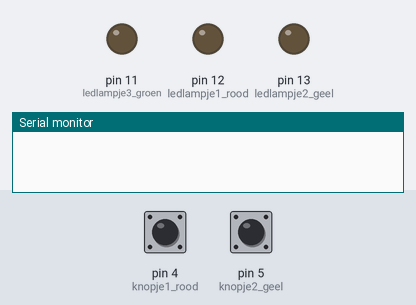
The sketch below on a simulated Arduino Uno, built with avr-gcc and run on an emulated ATmega328P. On the bench: output pins drawn as LEDs (lit = HIGH), the last lines printed to the serial monitor. The test bench sets the inputs (shaded band); at power-on: pin 4 (knopje1_rood) LOW, pin 5 (knopje2_geel) LOW. Random numbers use the default seed unless the sketch sets one.

Above: at 1.2 s.
1.3 s: pin 4 (knopje1_rood) pulled HIGH for 0.15 s
At 2.5 s:
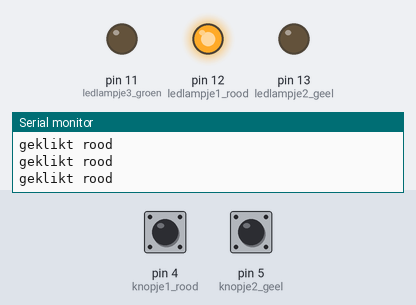
2.9 s: pin 5 (knopje2_geel) pulled HIGH for 0.15 s
At 3.9 s:
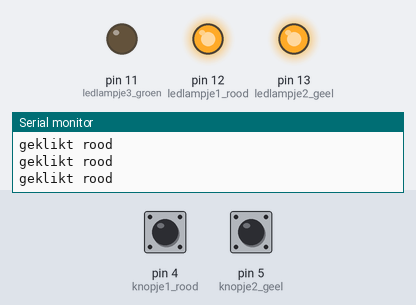
Timing chart, 0 to 5.9 s (numbered marks = the images above; inputs shaded):
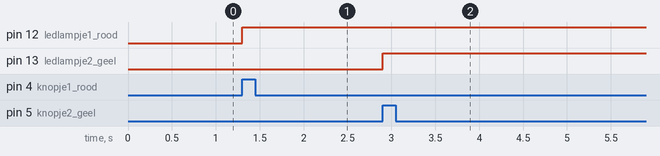

The sketch:

code.ino
```cpp
//Leds van lampje
const int ledlampje1_rood = 12;
const int ledlampje2_geel = 13;
const int ledlampje3_groen = 11;
//Leds knopje
const int knopje1_rood = 4;
const int knopje2_geel = 5;
const int knopje3_groen = 6;
//variablen om te kijken als het knopje geklikt is
int geklikt_rood = 0;
int geklikt_geel = 0;

int randomnummer;


void setup() {
  Serial.begin(9600);
  //Initialiseer de lampjes
  pinMode(ledlampje1_rood, OUTPUT);
  pinMode(ledlampje2_geel, OUTPUT);
  pinMode(ledlampje3_groen, OUTPUT);
  //initialiseer de knoppen
  pinMode(knopje1_rood,INPUT);
  randomSeed(analogRead(0));

}

void loop() {
  randomnummer = random(1,4);
  int nummers[] = {randomnummer};
  geklikt_rood = digitalRead(knopje1_rood);
  geklikt_geel = digitalRead(knopje2_geel);


  if (geklikt_rood == HIGH) {
     digitalWrite(ledlampje1_rood,HIGH);
     Serial.println("geklikt rood");
  } else if(geklikt_geel == HIGH) {
    digitalWrite(ledlampje2_geel, HIGH);
  }


  for (int i = 0; i < sizeof(nummers)/sizeof(int); i++) {
    //Serial.println(nummers[i] + " hoi");
  }


   /* if (randomnummer == 2) {
      digitalWrite(ledlampje2_geel,HIGH);
  } else if(randomnummer == 1) {
      digitalWrite(ledlampje1_rood,HIGH);
  } else if(randomnummer == 3) {
      digitalWrite(ledlampje3_groen,HIGH);
  }
  */

}
```

Measured:
- after the input at 1.3 s, pin 12 (ledlampje1_rood): LOW → HIGH at once
- after the input at 2.9 s, pin 13 (ledlampje2_geel): LOW → HIGH at once
